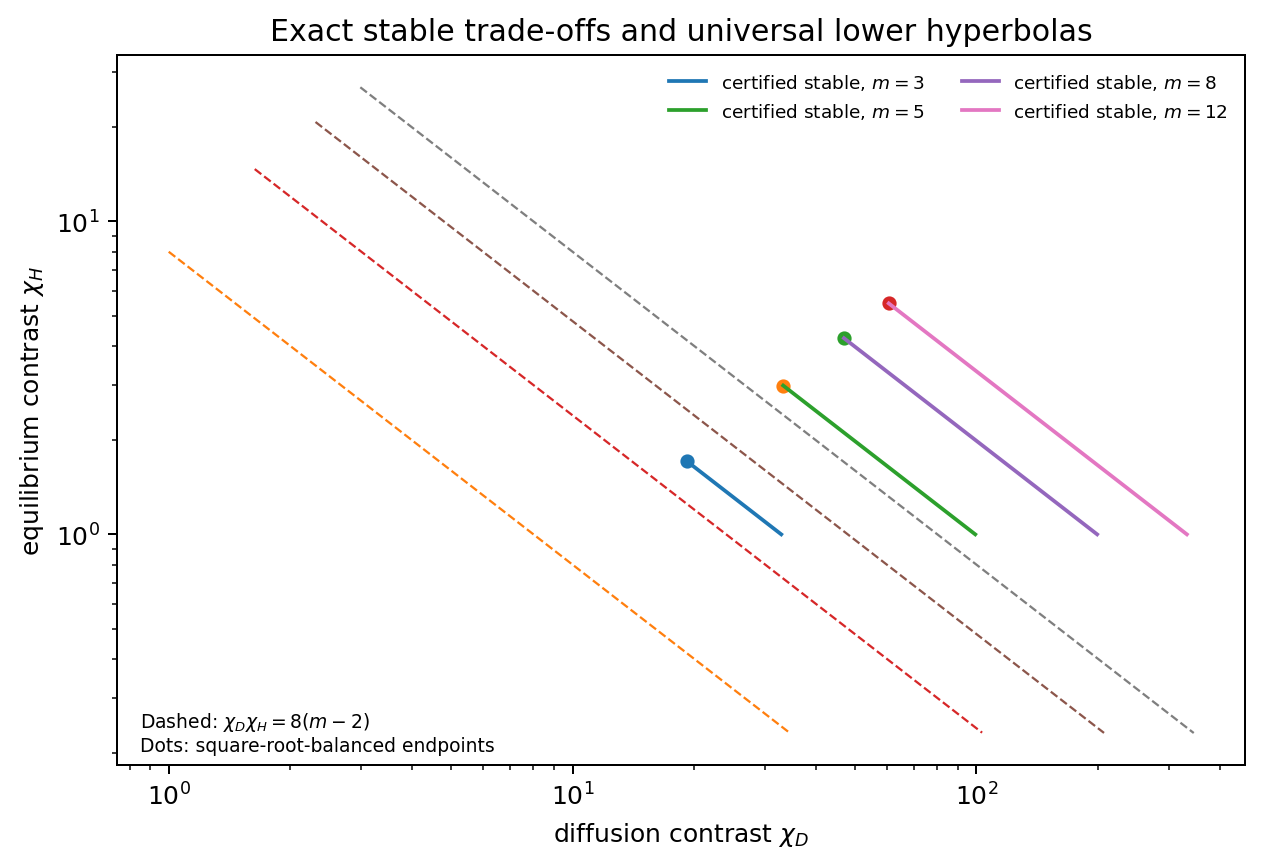

The script that saved this image:
#!/usr/bin/env python3
from pathlib import Path
import numpy as np
import matplotlib.pyplot as plt
ROOT=Path(__file__).resolve().parents[1]
fig,ax=plt.subplots(figsize=(6.9,4.7),constrained_layout=True)
for m in (3,5,8,12):
    r=m-2
    L0=1/np.sqrt(3*r);L1=90*r/(90*r+1)
    L=np.linspace(L0,L1,240)
    chiD=(23/63)*91*r*L
    chiH=(91*r-1)/(91*r*L)
    x=np.linspace(max(1,np.sqrt(8*r)/3),max(chiD)*1.04,240)
    ax.plot(chiD,chiH,label=fr'certified stable, $m={m}$')
    ax.plot(x,8*r/x,linestyle='--',linewidth=.9)
    ax.scatter([(23/(63*np.sqrt(3)))*91*np.sqrt(r)],
               [np.sqrt(3*r)*(91*r-1)/(91*r)],s=22)
ax.set_xscale('log');ax.set_yscale('log')
ax.set_xlabel(r'diffusion contrast $\chi_D$')
ax.set_ylabel(r'equilibrium contrast $\chi_H$')
ax.set_title('Exact stable trade-offs and universal lower hyperbolas')
ax.legend(frameon=False,fontsize=7.4,ncol=2)
ax.text(.02,.02,r'Dashed: $\chi_D\chi_H=8(m-2)$'+'\nDots: square-root-balanced endpoints',transform=ax.transAxes,fontsize=7.5)
fig.savefig(ROOT/'figures'/'stable_tradeoff.pdf',bbox_inches='tight')
fig.savefig(ROOT/'figures'/'stable_tradeoff.png',dpi=180,bbox_inches='tight')
